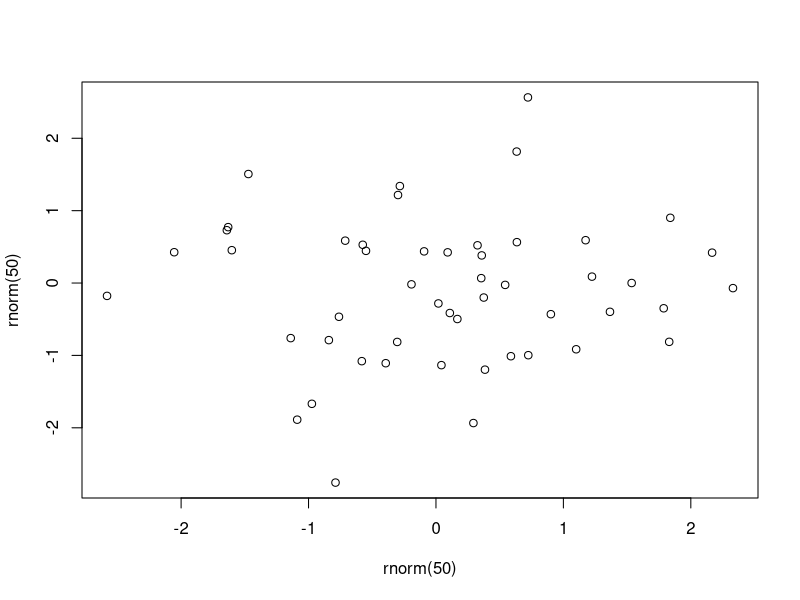

Write the R code that produced this figure.
## ---- chunk 1

## ---- chunk 2
cat("Ausgeführt, nichts angezeigt")
## ---- chunk 3
cat("Ausgeführt, Output angezeigt")
## ---- chunk 4
cat("Ausgeführt, alles angezeigt")
## ---- chunk 5
plot(rnorm(50), rnorm(50))
